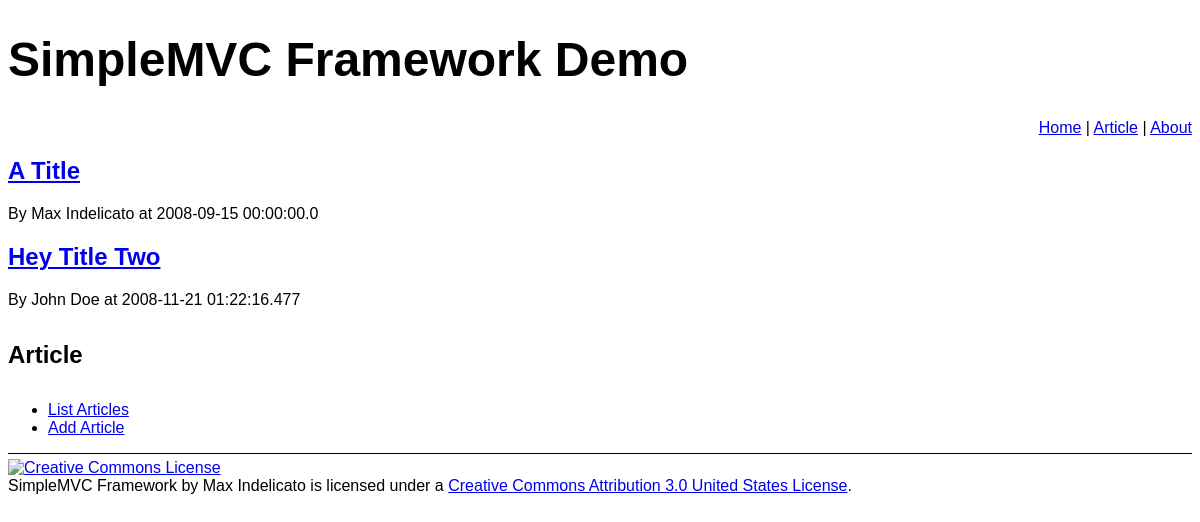
Page /article/index on the committed database.
### tables this page shows
CREATE TABLE `articles` (
  `article_id` varchar(36) NOT NULL DEFAULT '',
  `author` varchar(100) NOT NULL,
  `title` varchar(250) NOT NULL,
  `body` text NOT NULL,
  `created_on` datetime NOT NULL,
  `created_on_ms` smallint(6) NOT NULL,
  PRIMARY KEY (`article_id`)
);

### lib/simplemvcwf/route.php (called while the page is built, shortened)
<?php
class Route {
    private $url = '';
    function __construct($url, $controllerName, $actionName) {
        $this->url = $url;
    }
    function isMatch($url) {
        if ($this->url == substr($url, 0, strlen($this->url)))
            return true;
        else
            return false;
    }
}
?>

### lib/simplemvcwf/controller_base.php (called while the page is built, shortened)
<?php
abstract class ControllerBase {
    protected function renderWithTemplate($view, $template) {
        $templatePath = './' . 'view' . DIRECTORY_SEPARATOR . '_template' . DIRECTORY_SEPARATOR . $template . '.php';
        include_once ($templatePath);
    }
}
?>

### controller/article_controller.php (called while the page is built, shortened)
<?php
require_once './lib/simplemvcwf/controller_base.php';
class ArticleController Extends ControllerBase {
    function index() {
        $this->viewData['articles'] = ArticleModel::create()->selectArticles();
        $this->renderWithTemplate('article/index', 'subpage_base_template');
    }
}
?>

### index.php (called while the page is built, shortened)
<?php
require_once './lib/simplemvcwf/route.php';
require_once './lib/simplemvcwf/router.php';
require_once './controller/article_controller.php';
$baseUrl = 'http://localhost/simplemvc';
$router = new Router();
$router->registerRoute(new Route('about/index', 'about', 'index'));
$router->registerRoute(new Route('about', 'about', 'index'));
$router->registerRoute(new Route('article/index', 'article', 'index'));
$router->registerRoute(new Route('article/view', 'article', 'view'));
$router->registerRoute(new Route('article/addsubmit', 'article', 'addsubmit'));
$router->registerRoute(new Route('article/add', 'article', 'add'));
$router->registerRoute(new Route('article', 'article', 'index'));
$router->registerRoute(new Route('home/index', 'home', 'index'));
$router->registerRoute(new Route('home', 'home', 'index'));
$router->registerRoute(new Route('', 'home', 'index'));
$router->callControllerAction();
?>

### lib/simplemvcwf/model_base.php (called while the page is built, shortened)
<?php
class ModelBase {
    protected function query($sql) {
        global $dbconfig_host;
        global $dbconfig_database;
        global $dbconfig_username;
        global $dbconfig_password;
        try {
            $conn = new PDO('mysql:host=' . $dbconfig_host . ';dbname=' . $dbconfig_database, $dbconfig_username, $dbconfig_password);
            $conn->setAttribute(PDO::ATTR_ERRMODE, PDO::ERRMODE_EXCEPTION);
            $stmt = $conn->query($sql);
            $result = array();
            $i = 0;
            while ($row = $stmt->fetch(PDO::FETCH_OBJ)) {
                $result[$i] = $row;
                $i++;
            }
        }
        catch(PDOException $e)
        {
            echo $e->getMessage();
        }
        return $result;
    }
}
?>

### model/article_model.php (called while the page is built, shortened)
<?php
require_once './lib/simplemvcwf/model_base.php';
class ArticleModel extends ModelBase {
    public function selectArticles() {
        $sql = "SELECT *"
                . "FROM articles;";
        return parent::query($sql);
    }
}
?>

### view/article/index.php (the view)
<div class="pageContainer">
    <?php foreach ($articles as $article) { ?>
        <h2><a href="<?php echo ViewHelper::createLinkUrl('article', 'view'); ?>/<?php echo $article->article_id; ?>"><?php echo $article->title; ?></a></h2>
        <p>By <?php echo $article->author; ?> at <?php echo $article->created_on; ?>.<?php echo $article->created_on_ms; ?></p>
    <?php } ?>
</div>

### lib/simplemvcwf/router.php (shortened to what this page needs)
<?php
class Router {
    private $routes = array();
    function registerRoute($route) {
        $this->routes[] = $route;
    }
    function getMatchingRoute($santitizedUrl) {
        foreach ($this->routes as &$route) {
            if ($route->isMatch($santitizedUrl)) {
                return $route;
            }
        }
        return null;
    }
    function callControllerAction() {
        $santitizedUrl = '';
        if (!empty($_GET['route'])) {
            $santitizedUrl = trim($_GET['route']);
        }
        $route = $this->getMatchingRoute($santitizedUrl);
        if ($route != null) {
            $actionValues = explode('/', ltrim(str_replace($route->getUrl(), '', $santitizedUrl), '/'));
            $controller = new $controllerName;
            $action = $route->getActionName();
            $controller->$action($actionValues);
        } else {
        }
    }
}
?>

### view/_template/subpage_base_template.php (shortened to what this page needs)
<?php require_once './utility/view_helper.php'; ?>
<!DOCTYPE HTML PUBLIC "-//W3C//DTD HTML 4.01//EN"
 "http://www.w3.org/TR/html4/strict.dtd">
<html>
    <head>
        <link rel="stylesheet" href="http://yui.yahooapis.com/2.5.1/build/reset-fonts-grids/reset-fonts-grids.css" type="text/css">
        <link rel="stylesheet" href="<?php ViewHelper::createStaticUrl('css/global.css'); ?>" type="text/css">
    </head>
    <body>
        <div id="doc" class="yui-t2">
            <div id="hd"><h1>SimpleMVC Framework Demo</h1></div>
            <div style="text-align: right;"><a href="<?php ViewHelper::createLinkUrl('home', 'index'); ?>">Home</a> | <a href="<?php ViewHelper::createLinkUrl('article', 'index'); ?>">Article</a> | <a href="<?php ViewHelper::createLinkUrl('about', 'index'); ?>">About</a></div>
            <?php require_once 'subpage_template.php'; ?>
            <div id="ft">
                <div style="border-top: solid 1px; padding-top: 5px;">
                    <a rel="license" href="http://creativecommons.org/licenses/by/3.0/us/"><img alt="Creative Commons License" style="border-width:0" src="http://i.creativecommons.org/l/by/3.0/us/80x15.png" /></a><br /><span xmlns:dc="http://purl.org/dc/elements/1.1/" href="http://purl.org/dc/dcmitype/Text" property="dc:title" rel="dc:type">SimpleMVC Framework</span> by <span xmlns:cc="http://creativecommons.org/ns#" property="cc:attributionName">Max Indelicato</span> is licensed under a <a rel="license" href="http://creativecommons.org/licenses/by/3.0/us/">Creative Commons Attribution 3.0 United States License</a>.
                </div>
            </div>
        </div>
    </body>
</html>

### utility/view_helper.php (shortened to what this page needs)
<?php
require_once './lib/simplemvcwf/route.php';
require_once './lib/simplemvcwf/router.php';
class ViewHelper {
    static function createLinkUrl($controller, $action) {
        global $baseUrl;
        echo $baseUrl . '/' . $controller . '/' . $action;
    }
    static function createStaticUrl($url) {
        global $baseUrl;
        echo $baseUrl . '/static/' . $url;
    }
}
?>

### view/_template/subpage_template.php
<div id="bd">
    <div id="yui-main">
        <div class="yui-b">
            <div class="yui-g">
                <?php require_once $viewPath; ?>
            </div>
        </div>
    </div>
    <div class="yui-b"><?php require_once $navigationPath; ?></div>
</div>

### view/article/_navigation.php
<?php require_once './utility/view_helper.php'; ?>
<div>
    <div><h4>Article</h4></div>
    <ul>
        <li><a href="<?php ViewHelper::createLinkUrl('article', 'index'); ?>">List Articles</a></li>
        <li><a href="<?php ViewHelper::createLinkUrl('article', 'add'); ?>">Add Article</a></li>
    </ul>
</div>

### static/css/global.css (style rules this page uses)
body { font-family: Arial, sans-serif; }
h1 { font-size: 3.0em; }
h2 { font-size: 2.5.0em; }
h4 { font-size: 1.5em; }
p { margin-bottom: 20px; }
.pageContainer { margin: 20px 0 20px 0; }

### rows in the picture
articles: title "A Title", author "Max Indelicato", created_on "2008-09-15 00:00:00", created_on_ms "0"
articles: title "Hey Title Two", author "John Doe", created_on "2008-11-21 01:22:16", created_on_ms "477"
